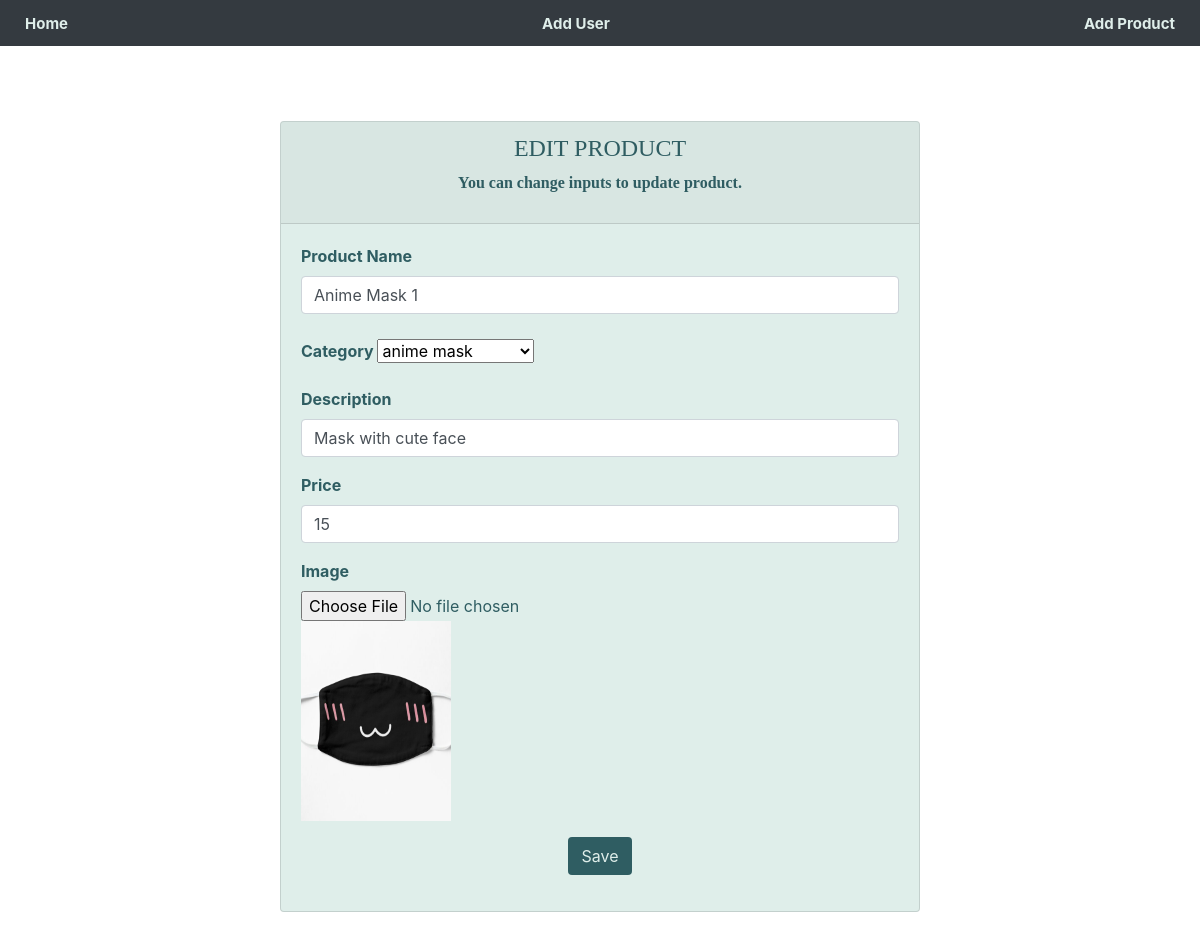
Screenshot of /MyFinalProject/edit_product.php?action=edit_pro&id=4 with the database file from the repository.
### tables this page shows
CREATE TABLE `products` (
  `id` int(11) NOT NULL,
  `cat_id` tinyint(4) NOT NULL,
  `name` varchar(150) NOT NULL,
  `description` text NOT NULL,
  `image` varchar(50) NOT NULL,
  `price` float NOT NULL
);

### MyFinalProject/edit_product.php (the view, shortened to what this page needs)
<!DOCTYPE html>
<html>
<head>
    <link rel="stylesheet" href="https://cdn.jsdelivr.net/npm/bootstrap@4.6.0/dist/css/bootstrap.min.css">
</head>
<?php
require_once "dbconnect.php";
$edit_product = mysqli_query($connect,"select * from products where id='$_GET[id]' ");
$fetch_edit = mysqli_fetch_array($edit_product);
?>
<body class = "background-image">
<nav class="navbar navbar-expand-sm navbar-dark bg-dark  justify-content-between">
    <button class="btn btn-sm basket_text_style" name = "btn_profile" onclick="location.href='admin_home.php'">Home</button>
    <button class="btn btn-sm basket_text_style" name = "btn_profile" onclick="location.href='add_user.php.php'">Add User</button>
    <button class="btn btn-sm basket_text_style" name = "btn_profile" onclick="location.href='add_product.php'">Add Product</button>
</nav>
<div class="row">
    <div class="col">
        <div class="col">
            <div class="card reg_style">
                <div class="card-header card-header-color text_color" align="center">
                    <H4 >EDIT PRODUCT</H4
                    <p class="mb-0"> You can change inputs to update product.</p>
                </div>
                <div class="card-body card-body-color text_body" >
                    <form  method = "post">
                        <div class="form-group" >
                            <label >Product Name</label>
                            <input class="form-control" type="text"  name="name" value= "<?php echo $fetch_edit['name'];?>"
                        </div>
                        <div class="form-group" style="margin-top: 25px">
                            <label>Category</label>
                            <select name="category">
                                <?php
                                $get_cats ="select * from categories";
                                $run_cats = mysqli_query($connect, $get_cats);
                                while($row_cats=mysqli_fetch_array($run_cats)){
                                    $cat_id = $row_cats['id'];
                                    $cat_title = $row_cats['name'];
                                    if($fetch_edit['cat_id'] == $cat_id){
                                        echo "<option value='$fetch_edit[category]' selected>$cat_title</option>";
                                    }else{
                                        echo "<option value='$cat_id'>$cat_title</option>";
                                    }
                                }
                                ?>
                            </select>
                        </div>
                        <div class="form-group">
                            <label >Description</label>
                            <input class="form-control" type="text"  name="description" value="<?php echo $fetch_edit['description'];?>">
                        </div>
                        <div class="form-group">
                            <label>Price</label>
                            <input class="form-control" name ="price" value="<?php echo $fetch_edit['price'];?>">
                        </div>
                        <div class="form-group">
                            <label >Image</label>
                            <input type="file" class="form-control-file" name="image">
                            <img src="images/<?php echo $fetch_edit['image']; ?>" width="150" height="200"/>
                        </div>
                        <div align="center">
                            <input type="submit" name="edit_product" class="btn cards_button_style" value="Save"/>
                        </div>
                    </form>
                </div>
            </div>
        </div>
    </div>
</body>

### MyFinalProject/edit_product.php (style rules this page uses)
.card { margin: 0 auto; float: none; margin-bottom: 50px; }
.basket_text_style { text-align: right; font-size: 15px; font-weight: bold; color: #DFEEEA; vertical-align: center; height: 30px; }
.cards_button_style { background-color:#2f5d62; color:#DFEEEA; }
.reg_style { width:40rem; height: auto; background-color: #DFEEEA; margin-top: 25px; }
.text_color { font-weight: bold; font-family: "Berlin Sans FB Demi"; color: #2f5d62; }
.text_body { color: #2f5d62; font-weight: bold; }

### rows the page displays
products: name "Anime Mask 1", description "Mask with cute face", price "15", image (picture)

### other values shown
form field category "anime mask"
